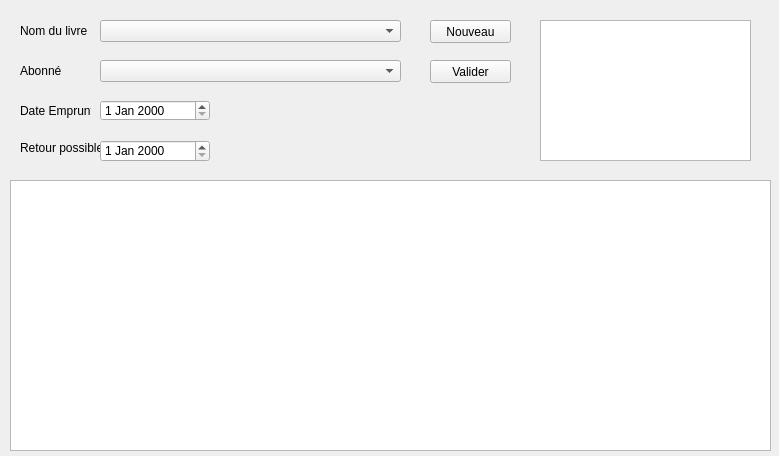
<?xml version="1.0" encoding="UTF-8"?>
<ui version="4.0">
 <class>enregistreEmprunts</class>
 <widget class="QWidget" name="enregistreEmprunts">
  <property name="geometry">
   <rect>
    <x>0</x>
    <y>0</y>
    <width>779</width>
    <height>456</height>
   </rect>
  </property>
  <property name="focusPolicy">
   <enum>Qt::TabFocus</enum>
  </property>
  <property name="windowTitle">
   <string>Interface d'enregistrement des livres</string>
  </property>
  <widget class="QLabel" name="DateEmprunt">
   <property name="geometry">
    <rect>
     <x>20</x>
     <y>100</y>
     <width>71</width>
     <height>21</height>
    </rect>
   </property>
   <property name="text">
    <string>Date Emprunt</string>
   </property>
  </widget>
  <widget class="QLabel" name="Nomdulivre">
   <property name="geometry">
    <rect>
     <x>20</x>
     <y>20</y>
     <width>71</width>
     <height>21</height>
    </rect>
   </property>
   <property name="text">
    <string>Nom du livre</string>
   </property>
  </widget>
  <widget class="QLabel" name="Abonne">
   <property name="geometry">
    <rect>
     <x>20</x>
     <y>60</y>
     <width>71</width>
     <height>21</height>
    </rect>
   </property>
   <property name="text">
    <string>Abonné</string>
   </property>
  </widget>
  <widget class="QPushButton" name="BTNValider">
   <property name="geometry">
    <rect>
     <x>430</x>
     <y>60</y>
     <width>81</width>
     <height>23</height>
    </rect>
   </property>
   <property name="text">
    <string>Valider</string>
   </property>
  </widget>
  <widget class="QPushButton" name="BTNNouveau">
   <property name="geometry">
    <rect>
     <x>430</x>
     <y>20</y>
     <width>81</width>
     <height>23</height>
    </rect>
   </property>
   <property name="text">
    <string>Nouveau</string>
   </property>
  </widget>
  <widget class="QTextBrowser" name="infoEmprunt">
   <property name="geometry">
    <rect>
     <x>540</x>
     <y>20</y>
     <width>211</width>
     <height>141</height>
    </rect>
   </property>
  </widget>
  <widget class="QLabel" name="RetourPosible">
   <property name="geometry">
    <rect>
     <x>20</x>
     <y>140</y>
     <width>81</width>
     <height>16</height>
    </rect>
   </property>
   <property name="text">
    <string>Retour possible</string>
   </property>
  </widget>
  <widget class="QDateEdit" name="champDateEmprunt">
   <property name="geometry">
    <rect>
     <x>100</x>
     <y>100</y>
     <width>110</width>
     <height>21</height>
    </rect>
   </property>
  </widget>
  <widget class="QDateEdit" name="champDateRetour">
   <property name="geometry">
    <rect>
     <x>100</x>
     <y>140</y>
     <width>110</width>
     <height>22</height>
    </rect>
   </property>
  </widget>
  <widget class="QComboBox" name="champNomLivre">
   <property name="geometry">
    <rect>
     <x>100</x>
     <y>20</y>
     <width>301</width>
     <height>22</height>
    </rect>
   </property>
  </widget>
  <widget class="QComboBox" name="champNomAbonne">
   <property name="geometry">
    <rect>
     <x>100</x>
     <y>60</y>
     <width>301</width>
     <height>22</height>
    </rect>
   </property>
  </widget>
  <widget class="QTableView" name="tableViewEmprunt">
   <property name="geometry">
    <rect>
     <x>10</x>
     <y>180</y>
     <width>761</width>
     <height>271</height>
    </rect>
   </property>
   <property name="autoFillBackground">
    <bool>true</bool>
   </property>
  </widget>
 </widget>
 <resources/>
 <connections/>
</ui>
